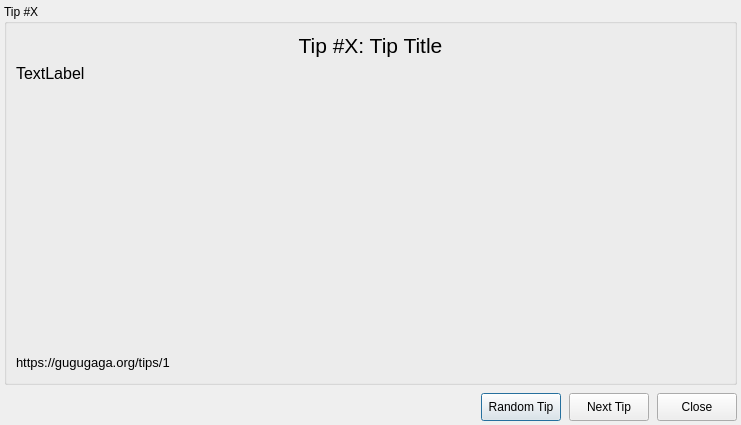
<?xml version="1.0" encoding="UTF-8"?>
<ui version="4.0">
 <class>TipsDialog</class>
 <widget class="QDialog" name="TipsDialog">
  <property name="windowModality">
   <enum>Qt::NonModal</enum>
  </property>
  <property name="geometry">
   <rect>
    <x>0</x>
    <y>0</y>
    <width>751</width>
    <height>442</height>
   </rect>
  </property>
  <property name="sizePolicy">
   <sizepolicy hsizetype="Fixed" vsizetype="Fixed">
    <horstretch>0</horstretch>
    <verstretch>0</verstretch>
   </sizepolicy>
  </property>
  <property name="contextMenuPolicy">
   <enum>Qt::DefaultContextMenu</enum>
  </property>
  <property name="windowTitle">
   <string>GuguGaga Tips</string>
  </property>
  <layout class="QVBoxLayout" name="verticalLayout_2">
   <property name="spacing">
    <number>8</number>
   </property>
   <property name="sizeConstraint">
    <enum>QLayout::SetFixedSize</enum>
   </property>
   <property name="leftMargin">
    <number>4</number>
   </property>
   <property name="topMargin">
    <number>4</number>
   </property>
   <property name="rightMargin">
    <number>4</number>
   </property>
   <property name="bottomMargin">
    <number>4</number>
   </property>
   <item alignment="Qt::AlignHCenter">
    <widget class="QGroupBox" name="tipsGroupBox">
     <property name="sizePolicy">
      <sizepolicy hsizetype="Fixed" vsizetype="Fixed">
       <horstretch>0</horstretch>
       <verstretch>0</verstretch>
      </sizepolicy>
     </property>
     <property name="minimumSize">
      <size>
       <width>725</width>
       <height>351</height>
      </size>
     </property>
     <property name="font">
      <font>
       <pointsize>9</pointsize>
      </font>
     </property>
     <property name="title">
      <string>Tip #X</string>
     </property>
     <layout class="QVBoxLayout" name="verticalLayout">
      <property name="sizeConstraint">
       <enum>QLayout::SetFixedSize</enum>
      </property>
      <item>
       <layout class="QHBoxLayout" name="horizontalLayout_3">
        <property name="sizeConstraint">
         <enum>QLayout::SetFixedSize</enum>
        </property>
        <item>
         <widget class="QLabel" name="titleLabel">
          <property name="sizePolicy">
           <sizepolicy hsizetype="Minimum" vsizetype="Fixed">
            <horstretch>0</horstretch>
            <verstretch>0</verstretch>
           </sizepolicy>
          </property>
          <property name="font">
           <font>
            <pointsize>16</pointsize>
           </font>
          </property>
          <property name="text">
           <string>Tip #X: Tip Title</string>
          </property>
          <property name="alignment">
           <set>Qt::AlignCenter</set>
          </property>
         </widget>
        </item>
       </layout>
      </item>
      <item>
       <widget class="QLabel" name="tipTextLabel">
        <property name="sizePolicy">
         <sizepolicy hsizetype="Fixed" vsizetype="Fixed">
          <horstretch>0</horstretch>
          <verstretch>0</verstretch>
         </sizepolicy>
        </property>
        <property name="minimumSize">
         <size>
          <width>709</width>
          <height>283</height>
         </size>
        </property>
        <property name="font">
         <font>
          <pointsize>12</pointsize>
         </font>
        </property>
        <property name="text">
         <string>TextLabel</string>
        </property>
        <property name="alignment">
         <set>Qt::AlignLeading|Qt::AlignLeft|Qt::AlignTop</set>
        </property>
        <property name="wordWrap">
         <bool>true</bool>
        </property>
       </widget>
      </item>
      <item>
       <layout class="QHBoxLayout" name="horizontalLayout_2" stretch="0,0">
        <property name="spacing">
         <number>7</number>
        </property>
        <property name="sizeConstraint">
         <enum>QLayout::SetMaximumSize</enum>
        </property>
        <item>
         <widget class="QLabel" name="tipUrlLabel">
          <property name="sizePolicy">
           <sizepolicy hsizetype="Preferred" vsizetype="Maximum">
            <horstretch>0</horstretch>
            <verstretch>0</verstretch>
           </sizepolicy>
          </property>
          <property name="font">
           <font>
            <pointsize>10</pointsize>
           </font>
          </property>
          <property name="text">
           <string>https://gugugaga.org/tips/1</string>
          </property>
          <property name="textFormat">
           <enum>Qt::RichText</enum>
          </property>
          <property name="openExternalLinks">
           <bool>true</bool>
          </property>
          <property name="textInteractionFlags">
           <set>Qt::TextBrowserInteraction</set>
          </property>
         </widget>
        </item>
        <item>
         <spacer name="horizontalSpacer_4">
          <property name="orientation">
           <enum>Qt::Horizontal</enum>
          </property>
          <property name="sizeHint" stdset="0">
           <size>
            <width>338</width>
            <height>20</height>
           </size>
          </property>
         </spacer>
        </item>
       </layout>
      </item>
     </layout>
    </widget>
   </item>
   <item>
    <layout class="QHBoxLayout" name="horizontalLayout">
     <property name="sizeConstraint">
      <enum>QLayout::SetFixedSize</enum>
     </property>
     <item>
      <spacer name="horizontalSpacer">
       <property name="orientation">
        <enum>Qt::Horizontal</enum>
       </property>
       <property name="sizeHint" stdset="0">
        <size>
         <width>308</width>
         <height>20</height>
        </size>
       </property>
      </spacer>
     </item>
     <item>
      <widget class="QPushButton" name="randomButton">
       <property name="sizePolicy">
        <sizepolicy hsizetype="Minimum" vsizetype="Fixed">
         <horstretch>0</horstretch>
         <verstretch>0</verstretch>
        </sizepolicy>
       </property>
       <property name="minimumSize">
        <size>
         <width>0</width>
         <height>28</height>
        </size>
       </property>
       <property name="maximumSize">
        <size>
         <width>16777215</width>
         <height>28</height>
        </size>
       </property>
       <property name="text">
        <string>Random Tip</string>
       </property>
      </widget>
     </item>
     <item>
      <widget class="QPushButton" name="nextButton">
       <property name="minimumSize">
        <size>
         <width>0</width>
         <height>28</height>
        </size>
       </property>
       <property name="maximumSize">
        <size>
         <width>16777215</width>
         <height>28</height>
        </size>
       </property>
       <property name="text">
        <string>Next Tip</string>
       </property>
      </widget>
     </item>
     <item>
      <widget class="QPushButton" name="closeButton">
       <property name="minimumSize">
        <size>
         <width>0</width>
         <height>28</height>
        </size>
       </property>
       <property name="maximumSize">
        <size>
         <width>16777215</width>
         <height>28</height>
        </size>
       </property>
       <property name="text">
        <string>Close</string>
       </property>
      </widget>
     </item>
    </layout>
   </item>
  </layout>
 </widget>
 <resources/>
 <connections/>
</ui>
